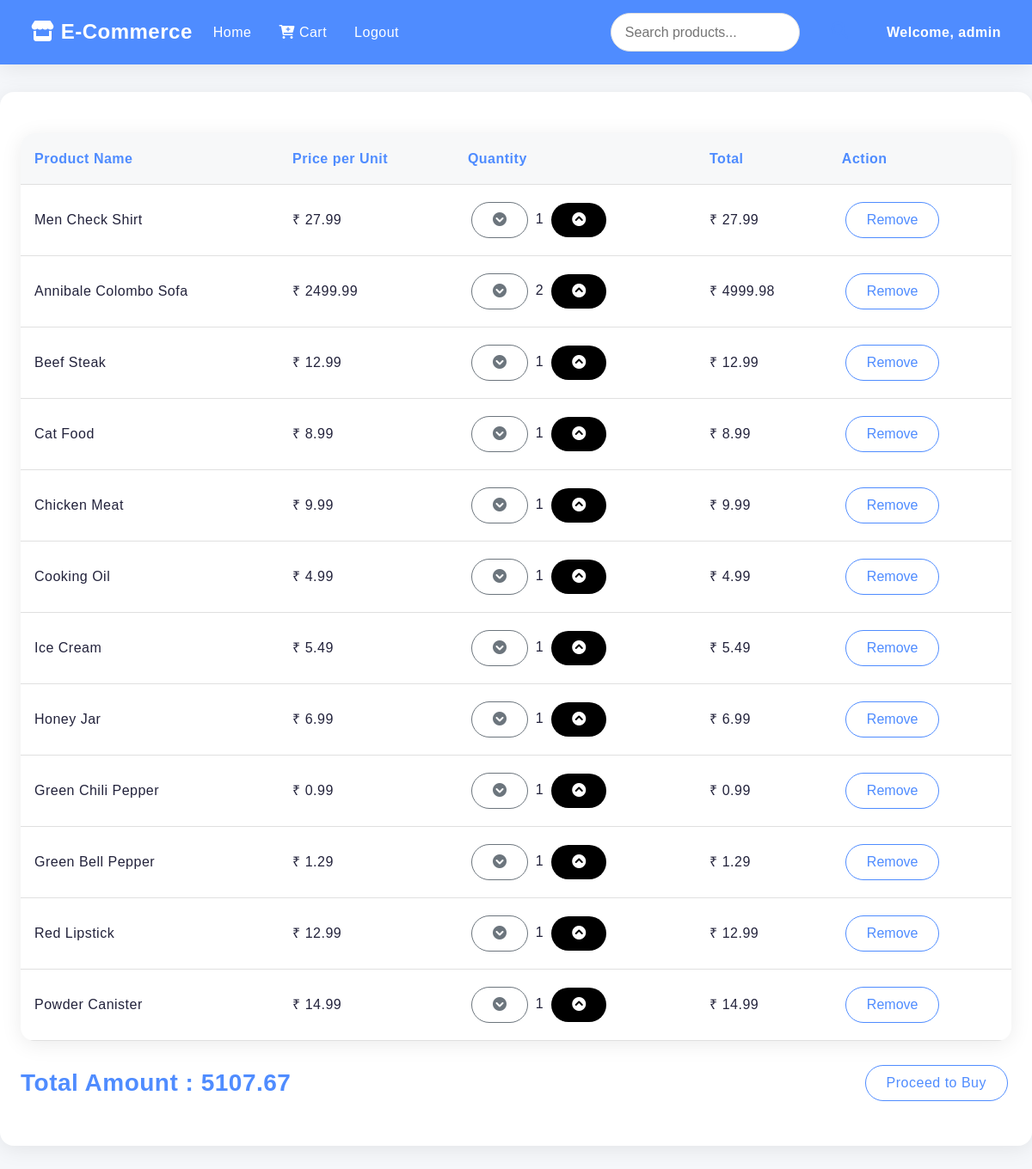
The app's page /order_list/ (signed in), older data.
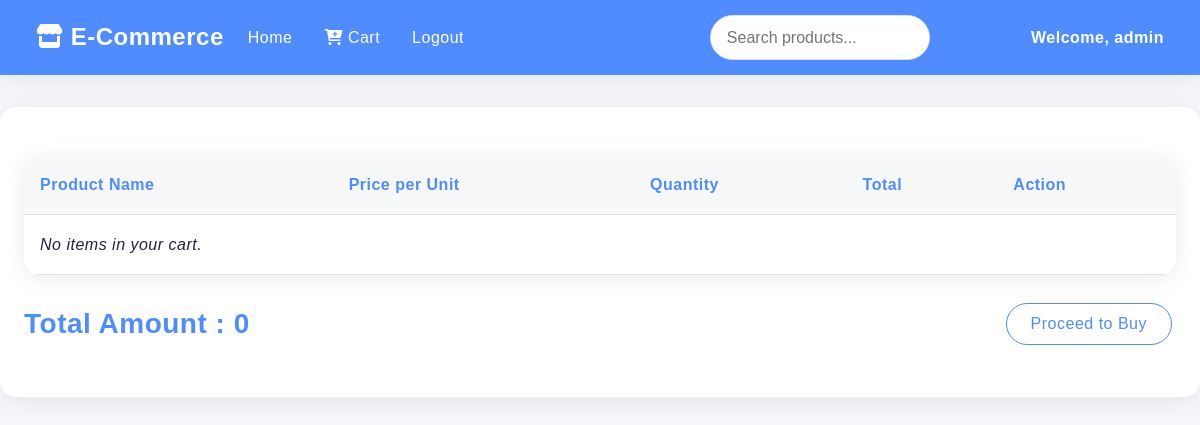
The same page, newer data.
### products/models.py (models this page shows, shortened)
class CartModel(models.Model):
    user = models.ForeignKey(User, on_delete=models.CASCADE)
    product = models.ForeignKey(ProductModel, on_delete=models.CASCADE)
    quantity = models.PositiveIntegerField(default=1)
    def total_price(self):
        return self.quantity * self.product.price

class ProductModel(models.Model):
    name = models.CharField(max_length=200)
    price = models.DecimalField(max_digits=10, decimal_places=2)
    desc = models.TextField()
    image = models.ImageField(upload_to='images/', null=True, blank=True)

### products/views.py (the view)
# urls.py: path('order_list/', views.order_list, name='order_list'),
@login_required(login_url='/')
def order_list(request):
    items= CartModel.objects.filter(user=request.user)
    total_price = sum(item.total_price() for item in items)
    return render(request ,'order_list.html',{'items': items,'total': total_price})

### templates/order_list.html (shortened to what this page needs)
{% extends 'base.html' %}
{% block content %}
<table>
    <thead>
        <tr>
            <th>Product Name</th>
            <th>Price per Unit</th>
            <th>Quantity</th>
            <th>Total</th>
            <th>Action</th>
        </tr>
    </thead>
    <tbody>
        {% for item in items %}
        <tr>
            <td>{{ item.product.name }}</td>
            <td>₹ {{ item.product.price }}</td>
            <td>
                <form method="post" action="{% url 'update_quantity' item.product.id %}" class="d-inline">
                    <button type="submit" name="action" value="decrease" class="btn btn-outline-secondary">
                        <i class="fa-solid fa-circle-chevron-down"></i>
                    </button>
                    <span>{{ item.quantity }}</span>
                    <button type="submit" name="action" value="increase" style="background-color: black; color: white; border: none;" class="btn btn-outline-secondary">
                        <i class="fa-solid fa-circle-chevron-up"></i>
                    </button>
                </form>
            </td>
            <td>₹ {{ item.total_price }}</td>
            <td>
                <form method="post" action="{% url 'remove_from_cart' item.product.id %}" class="remove-form">
                    <button type="submit" class="btn btn-outline-dark remove-btn" onclick="disableRemoveButton(this)">Remove</button>
                </form>
            </td>
        </tr>
        {% empty %}
        <tr class="no-items">
            <td colspan="5">No items in your cart.</td>
        </tr>
        {% endfor %}
    </tbody>
</table>
<div class="flex-container">
    <h3>Total Amount : {{ total }}</h3>
    <a href="{% url 'checkout' %}" class="btn btn-outline-dark">Proceed to Buy</a>
</div>
{% endblock %}

### templates/base.html (shortened to what this page needs)
<!DOCTYPE html>
<html lang="en">
<head>
    <link href="https://cdn.jsdelivr.net/npm/bootstrap@5.3.3/dist/css/bootstrap.min.css" rel="stylesheet">
    <link rel="stylesheet" href="https://cdnjs.cloudflare.com/ajax/libs/font-awesome/6.0.0-beta3/css/all.min.css">
</head>
<body>
    <header>
        <nav class="navbar navbar-expand-lg">
            <div class="container-fluid">
                <a class="navbar-brand" href="/">
                    <i class="fas fa-store"></i> E-Commerce
                </a>
                <div class="collapse navbar-collapse" id="navbarNav">
                    <ul class="navbar-nav me-auto mb-2 mb-lg-0">
                        <li class="nav-item">
                            <a class="nav-link" href="/">Home</a>
                        </li>
                        {% if user.is_authenticated %}
                            <li class="nav-item">
                                <a class="nav-link" href="{% url 'order_list' %}"><i class="fas fa-cart-plus"></i> Cart</a>
                            </li>
                            <li class="nav-item">
                                <a class="nav-link" href="{% url 'user_logout' %}">Logout</a>
                            </li>
                        {% endif %}
                    </ul>
                    <div class="search-bar">
                        <input class="search-input" type="search" placeholder="Search products..." aria-label="Search">
                        <button class="btn btn-outline-dark" type="button" onclick="alert('Search functionality not implemented');">
                            <i class="fas fa-search search-icon"></i>
                        </button>
                    </div>
                    {% if user.is_authenticated %}
                        <span class="ms-3 fw-bold">Welcome, {{ user.username }}</span>
                    {% endif %}
                </div>
            </div>
        </nav>
    </header>
    <main>
        {% block content %}{% endblock content %}
    </main>
</body>
</html>

### templates/base.html (style rules this page uses)
:root { --background: #f5f7fa; --color: #22223b; --primary-color: #4f8cff; --accent-color: #ff6f61; --card-bg: #fff; --shadow: 0 4px 24px rgba(0,0,0,0.08); }
body { font-family: "Poppins", Arial, sans-serif; background: var(--background); color: var(--color); line-height: 1.7; letter-spacing: 0.5px; margin: 0; }
header { background: var(--primary-color); color: #fff; box-shadow: var(--shadow); }
.navbar { border-radius: 0 0 16px 16px; padding: 0.75rem 1.5rem; }
.navbar-brand { font-weight: 700; font-size: 1.5rem; color: #fff !important; }
.navbar-nav .nav-link { color: #fff !important; font-weight: 500; margin-right: 1rem; transition: color 0.2s; }
.search-bar { display: flex; align-items: center; margin-left: auto; }
.search-input { padding: 0.5rem 2.5rem 0.5rem 1rem; border: 1px solid #e0e0e0; border-radius: 24px; width: 220px; font-size: 1rem; background: #fff; color: var(--color); margin-right: 0.5rem; }
.search-icon { color: var(--primary-color); font-size: 1.2rem; }
main { max-width: 1200px; margin: 32px auto; padding: 24px; background: var(--card-bg); border-radius: 16px; box-shadow: var(--shadow); }
.btn { font-size: 1rem; font-weight: 500; border-radius: 24px; padding: 0.5rem 1.5rem; margin: 0.25rem; transition: background 0.2s, color 0.2s; }
.btn-outline-dark { border-color: var(--primary-color); color: var(--primary-color); }
h3, h1, h2 { font-family: "Poppins", Arial, sans-serif; font-weight: 600; color: var(--primary-color); margin-bottom: 0.5rem; }
p, td, th { color: var(--color); font-size: 1rem; }

### templates/order_list.html (style rules this page uses)
:root { --primary-color: #4f8cff; --accent-color: #ff6f61; --card-bg: #fff; --shadow: 0 4px 24px rgba(0,0,0,0.08); }
body { background: #f5f7fa; font-family: "Poppins", Arial, sans-serif; color: #22223b; }
table { width: 100%; border-collapse: collapse; background: var(--card-bg); margin: 24px 0; border-radius: 16px; box-shadow: var(--shadow); overflow: hidden; }
th, td { padding: 16px; text-align: left; border-bottom: 1px solid #e0e0e0; font-size: 1rem; }
th { background: #f7f8f9; color: var(--primary-color); font-weight: 600; }
.no-items { text-align: center; font-style: italic; color: #666; padding: 24px; }
button, .btn { cursor: pointer; border-radius: 24px; font-weight: 500; padding: 0.5rem 1.5rem; margin: 0.25rem; transition: background 0.2s, color 0.2s; }
.btn-outline-dark { border-color: var(--primary-color); color: var(--primary-color); }
.flex-container { display: flex; align-items: center; justify-content: space-between; margin: 24px 0; }
h3 { margin: 0; color: var(--primary-color); font-weight: 600; }

Row changes from the older to the newer data that the page shows:
removed CartModel: product.name "Men Check Shirt", product.price "27.99", quantity "1", total_price "27.99"
removed CartModel: product.name "Annibale Colombo Sofa", product.price "2499.99", quantity "2", total_price "4999.98"
removed CartModel: product.name "Beef Steak", product.price "12.99", quantity "1", total_price "12.99"
removed CartModel: product.name "Cat Food", product.price "8.99", quantity "1", total_price "8.99"
removed CartModel: product.name "Chicken Meat", product.price "9.99", quantity "1", total_price "9.99"
removed CartModel: product.name "Cooking Oil", product.price "4.99", quantity "1", total_price "4.99"
removed CartModel: product.name "Ice Cream", product.price "5.49", quantity "1", total_price "5.49"
removed CartModel: product.name "Honey Jar", product.price "6.99", quantity "1", total_price "6.99"
removed CartModel: product.name "Green Chili Pepper", product.price "0.99", quantity "1", total_price "0.99"
removed CartModel: product.name "Green Bell Pepper", product.price "1.29", quantity "1", total_price "1.29"
removed CartModel: product.name "Red Lipstick", product.price "12.99", quantity "1", total_price "12.99"
removed CartModel: product.name "Powder Canister", product.price "14.99", quantity "1", total_price "14.99"
Text that changed along with them:
{{ total }}: "5107.67" → "0"
text now shown: "No items in your cart."
